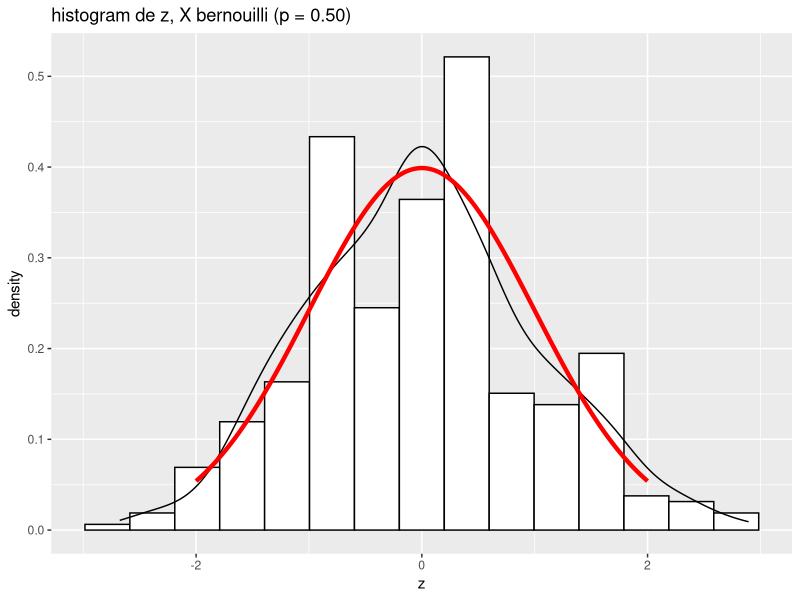

Here is the R script that generated this plot:
#th central limite

nobs <- 400
n <- 50
Xbr <- data.frame(xb = rep(0,nobs), z = rep(0,nobs),fz = rep(0,nobs))

p = 0.5
Xbr$xb <- rbinom(nobs,n,p)
Xbr$z <- (Xbr$xb - mean(Xbr$xb)) / (sd(Xbr$xb))
Xbr$fz <- dnorm(Xbr$z)

dNormal <- data.frame(x = seq(length = nobs, from = -2, to = 2))
dNormal$F <- dnorm(dNormal$x)

library(ggplot2)
ggplot(Xbr) +
  aes(x = z) +
  geom_histogram(colour = "black", fill = "white", aes(y = ..density..), bins = 15) +
  ggtitle(sprintf("histogram de z, X bernouilli (p = %.2f)",p)) +
  xlab("z")+
  ylab("density")+
  geom_density()+
  geom_line(data = dNormal, aes(x= x, y= F), color = "red", lwd = 1.5)

 